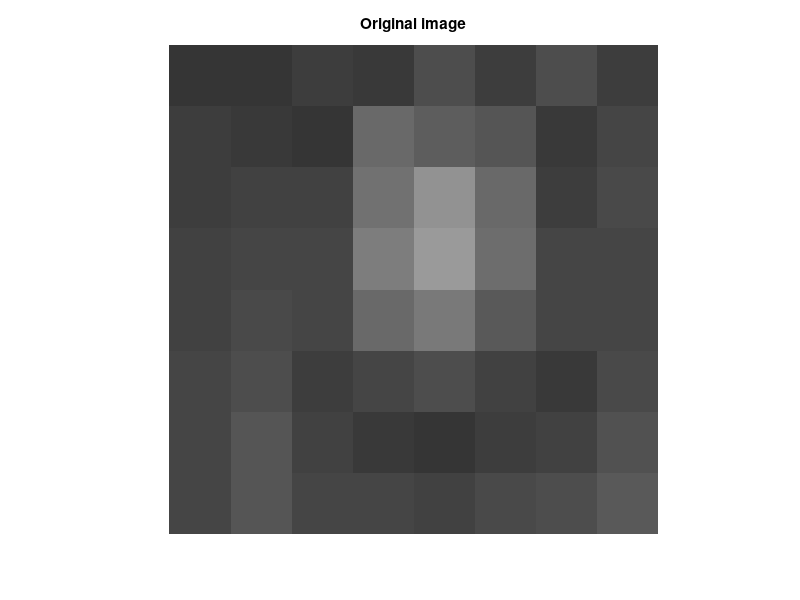
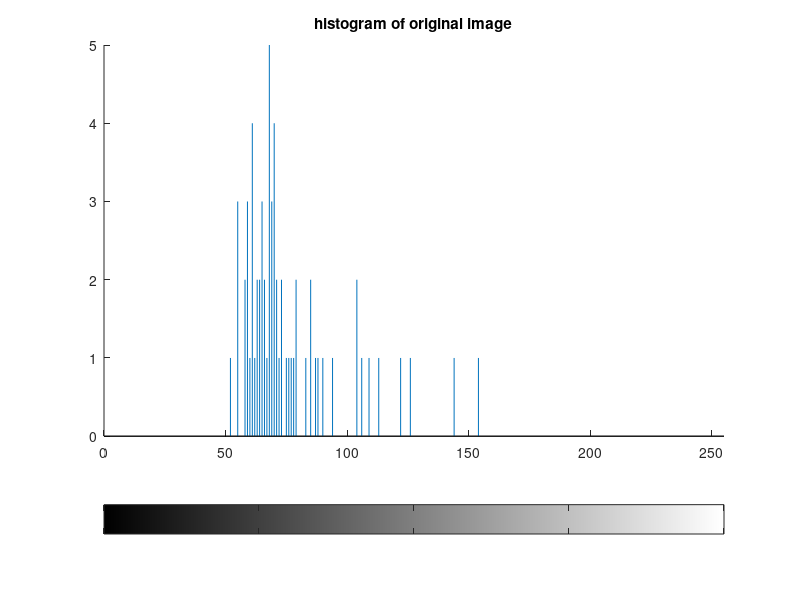
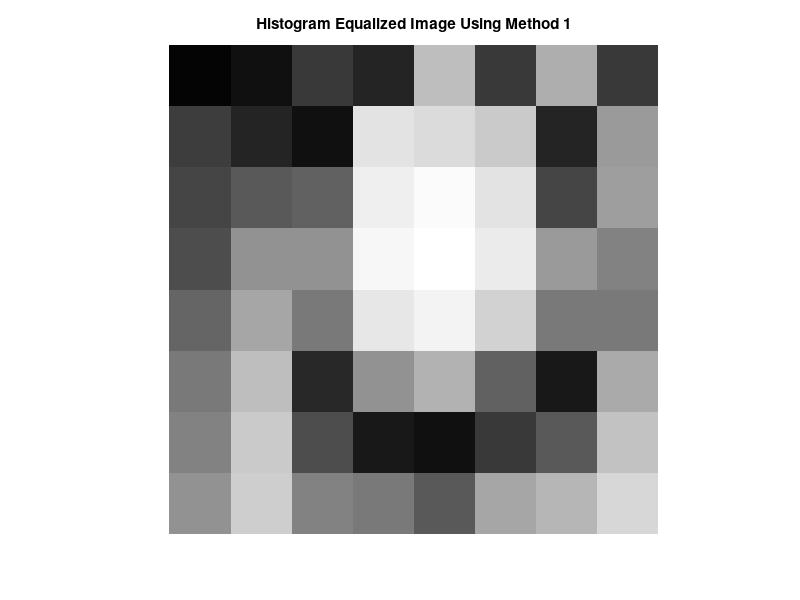
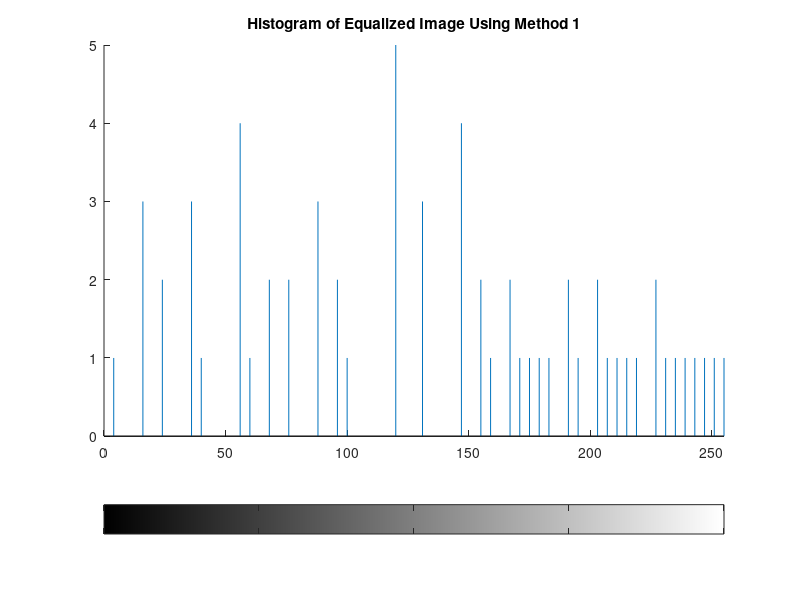

Reproduce these figures in MATLAB, in order.
clear all; 
close all;
clc;

img = [
52 55 61 59 79 61 76 61
62 59 55 104 94 85 59 71
63 65 66 113 144 104 63 72
64 70 70 126 154 109 71 69
67 73 68 106 122 88 68 68
68 79 60 70 77 66 58 75
69 85 64 58 55 61 65 83
70 87 69 68 65 73 78 90
];
img = uint8(img);

figure;
imshow(img,'InitialMagnification','fit');
title("Original image")

figure;
imhist(img)
xlim([0 255]);     % keep intensities inside range
ylim([0 5]);       % adjust based on max frequency
title("histogram of original image")

[M, N]=size(img);
total_pixels = M*N;

%this section stores the count of each pixel value
hist = zeros(256,1);
for ii = 1:M
    for jj = 1:N
        hist(img(ii,jj)+1) = hist(img(ii,jj)+1) + 1;
    end
end
%METHOD 1
%calculation of Cumulative Distribution Function using pdf
pdf1=hist/total_pixels;
cdf1 = zeros(256,1);   
cdf1(1) = pdf1(1);     
for k = 2:256
    cdf1(k) = cdf1(k-1) + pdf1(k);
end

%transformation function
T1 = uint8(255 * cdf1);

%Transformation to Image
I_eq1 = zeros(M,N,'uint8');
for ii = 1:M
    for jj = 1:N
        I_eq1(ii,jj) = T1(img(ii,jj)+1);
    end
end

%Show equalized image and its histogram
figure;
imshow(I_eq1,'InitialMagnification','fit');
title('Histogram Equalized Image Using Method 1');

figure;
imhist(I_eq1);
xlim([0 255]);     % keep intensities inside range
ylim([0 5]);       % adjust based on max frequency
title('Histogram of Equalized Image Using Method 1');


%METHOD 2
%calculation of Cumulative Distribution Function using count
cdf2 = zeros(256,1);   
cdf2(1) = hist(1);     
for ii = 2:256
    cdf2(ii) = cdf2(ii-1) + hist(ii);
end

%transformation function
T2=zeros(256,1);
for ii=1:256
    T2(ii)=((cdf2(ii)-1)/(total_pixels-1)*255);
end
T_r2=round(T2);
I_eq2 = zeros(M,N,'uint8');

%Transformation to Image
for ii = 1:M
    for jj = 1:N
        I_eq2(ii,jj) = T_r2(img(ii,jj)+1);
    end
end

%Show equalized image and its histogram
figure;
imshow(I_eq2,'InitialMagnification','fit');
title('Histogram Equalized Image Using Method 2');

figure;
imhist(I_eq2);
xlim([0 255]);     % keep intensities inside range
ylim([0 5]);       % adjust based on max frequency
title('Histogram of Equalized Image Using Method 2');

%Using inbuilt function
I_eq3=histeq(img);

%Show equalized image and its histogram
figure;
imshow(I_eq3,'InitialMagnification','fit');
title('Histogram Equalized Image Using Inbuilt Function');

figure;
imhist(I_eq3);
xlim([0 255]);     % keep intensities inside range
ylim([0 5]);       % adjust based on max frequency
title('Histogram of Equalized Image Using Inbuilt Function');




